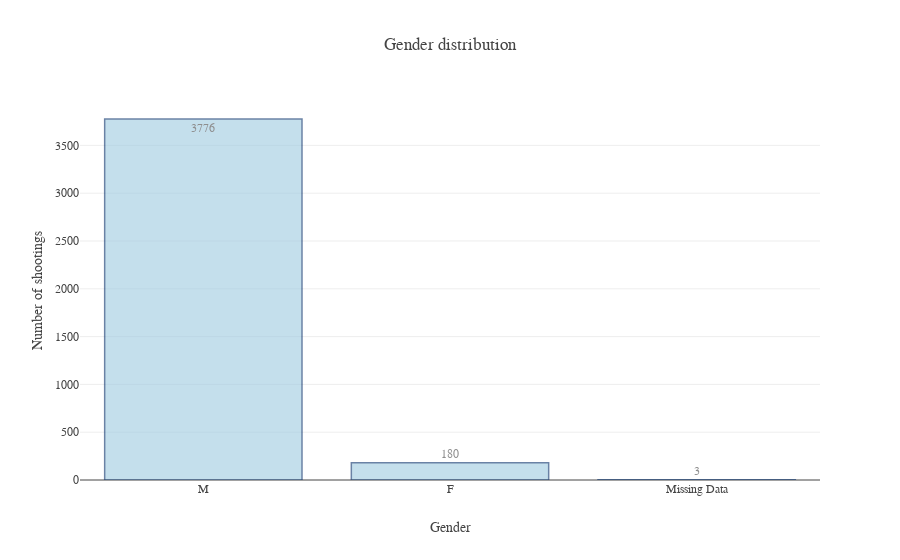

Notebook cell for this chart:
### Markdown cell above
## Feature Distributions
---

Often times it's useful to look at how many times a certain value appears in column, especially if the column has categorical values.

The next few bar plots show various distributions for some of the columns in the dataset.
* **Gender distribution**: Look at how many M/F and missing values are in the entire dataset. "Missing Data" means the gender information is missing from the dataset. In the dataset this is represented as NaN (not a number).
* **Race distribution**: Look at how many fatal shootings for each race occur in the dataset.
* **Manner of death distribution**: See how many different manner of deaths there are for entire dataset.
* **Flee distribution**: Data is recorded whether the person shot was trying to flee from the police.

### Code cell
# Gender distribution
gender_counts = data['gender'].value_counts(dropna=False)
x = gender_counts.index.fillna('Missing Data')
y = gender_counts.values

# Create trace
trace_data = go.Bar(x=x,
                    y=y,
                    text=y,
                    textposition = 'auto',
                    marker=dict(
                        color='rgb(158,202,225)',
                        line=dict(
                            color='rgb(8,48,107)',
                            width=1.5),
                    ),
                    opacity=0.6
                   )

# Create layour
layout = go.Layout(font = dict(family = "Overpass"),
                   title = "Gender distribution",
                   xaxis = dict(title = "Gender"),
                   yaxis = dict(title = "Number of shootings")
                  )
fig = go.FigureWidget(data=[trace_data], layout=layout)
plotly.offline.iplot(fig , validate=False, show_link=False, image='png', filename='gender-distribution')

### Figure 1 — Plotly figure (JSON) as saved in the notebook; plotly's stock layout.template omitted (floating-point values rounded to 4 significant figures)
{"data": [{"marker": {"color": "rgb(158,202,225)", "line": {"color": "rgb(8,48,107)", "width": 1.5}}, "opacity": 0.6, "text": [3776, 180, 3], "textposition": "auto", "type": "bar", "uid": "b689d33e-72fc-4d78-a1fe-c4ca5b7fc681", "x": ["M", "F", "Missing Data"], "y": [3776, 180, 3]}], "layout": {"font": {"family": "Overpass"}, "title": {"text": "Gender distribution"}, "xaxis": {"title": {"text": "Gender"}}, "yaxis": {"title": {"text": "Number of shootings"}}}}
